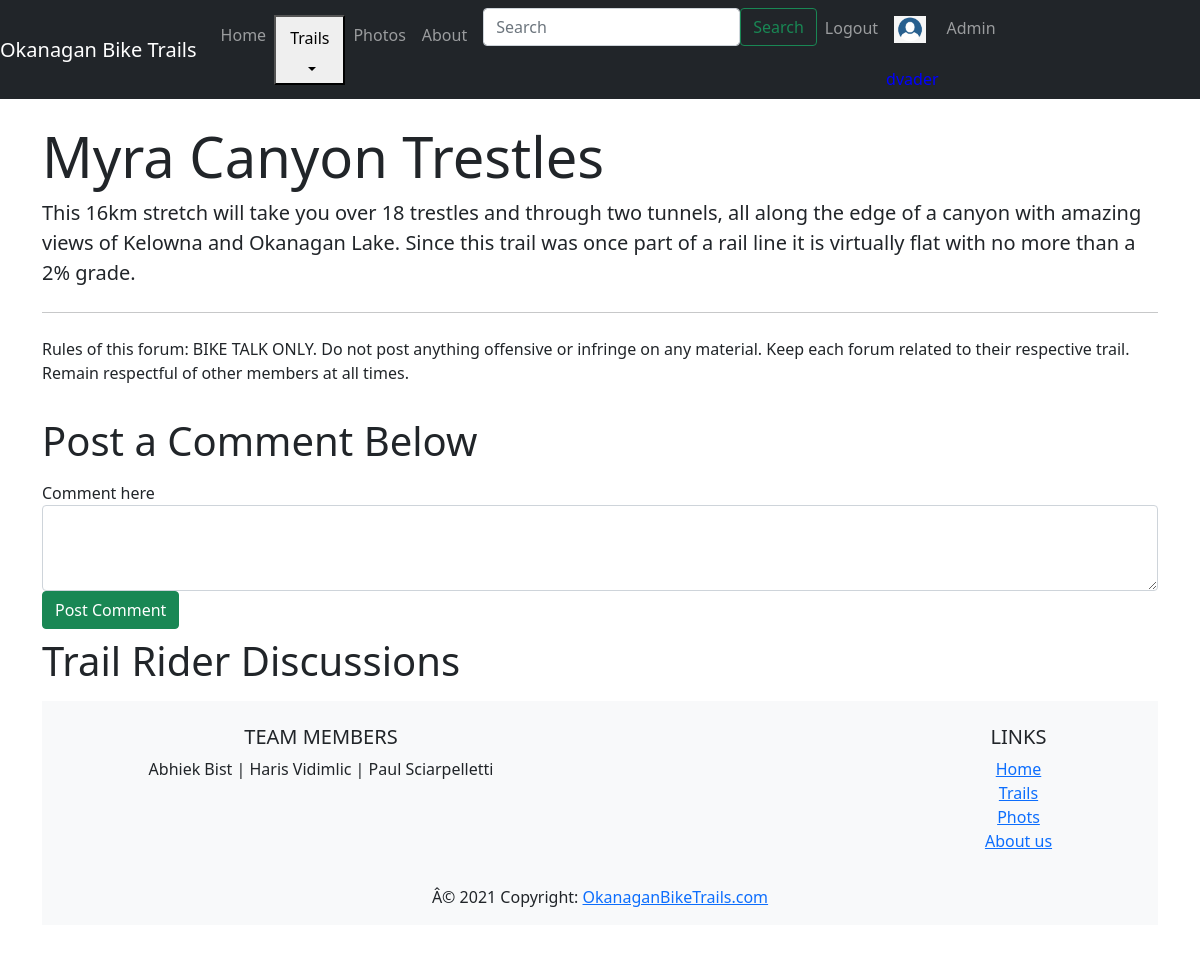
Page /src/client/comment.php?id=1 (signed in) on the committed database.
### tables this page shows
CREATE TABLE `trails` (
  `trailId` int(11)  NOT NULL AUTO_INCREMENT,
  `trailName` varchar(20) NOT NULL,
  `description` varchar(255) NOT NULL,
  PRIMARY KEY (`trailId`)
);

### src/client/comment.php (the view, shortened to what this page needs)
<!DOCTYPE html>
<html lang="en">
<head>
  <link href='https://api.mapbox.com/mapbox-gl-js/v2.5.1/mapbox-gl.css' rel='stylesheet' />
  <link href="https://cdn.jsdelivr.net/npm/bootstrap@5.0.2/dist/css/bootstrap.min.css" rel="stylesheet">
  <link rel="stylesheet" href="src/client/css/main.css">
</head>
<body>
<?php
    include 'header.php';
    include './../server/db_conn.php';
    $id = $_GET['id'];
    $sql = "SELECT * FROM `trails` WHERE `trailID` = $id";
    $result = mysqli_query($conn, $sql);
    $row = mysqli_fetch_assoc($result);
    $name = $row['trailName'];
    $desc = $row['description'];
?>
<div class="container my-4">
    <div class="jumbotron">
        <h1 class="display-4"><?php echo $name;?></h1>
        <p class="lead">  <?php echo $desc;?></p>
        <hr class="my-4">
        <p>Rules of this forum: BIKE TALK ONLY. Do not post anything offensive or infringe on any material. Keep each forum related to their respective trail. Remain respectful of other members at all times.</p>
    </div>
</div>
<?php
    if(isset($_SESSION['username'])) {
        echo '<div class="container">
        <h1 class="py-2">Post a Comment Below</h1>
        <form action= "'. $_SERVER['REQUEST_URI'] . '" method="POST">
            <div class="form-group">
                <label for="comment">Comment here</label>
                <textarea class="form-control" id="comment" name="comment" rows="3"></textarea>
            </div>
            <button type="submit" class="btn btn-success">Post Comment</button>
        </form>
        </div>';
    }
?>
<div class="container mb-5">
    <h1 class="py-2">Trail Rider Discussions</h1>
<?php include 'footer.php';?>
</body>
</html>

### rows in the picture
trails: trailName "Myra Canyon Trestles", description "This 16km stretch will take you over 18 trestles and through two tunnels, all along the edge of a canyon with amazing views of Kelowna and Okanagan Lake. Since this trail was once part of a rail line it is virtually flat with no more than a 2% grade."
